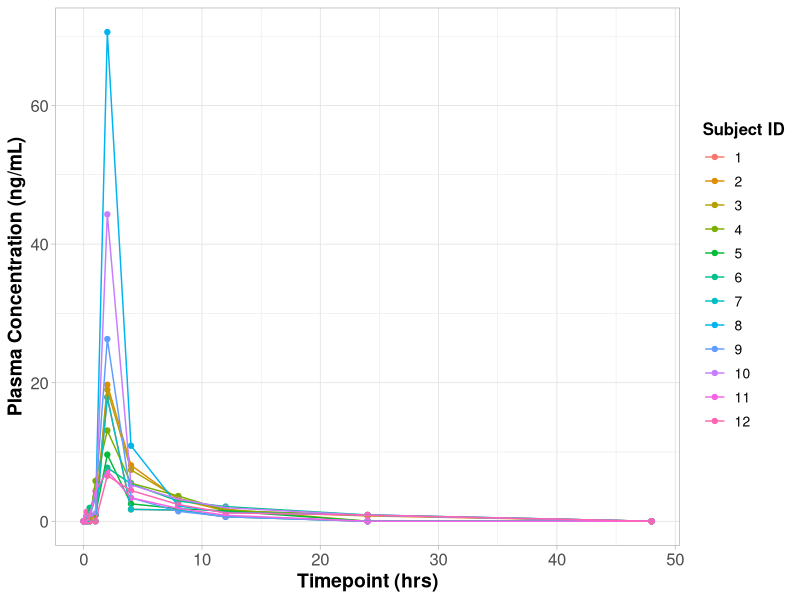
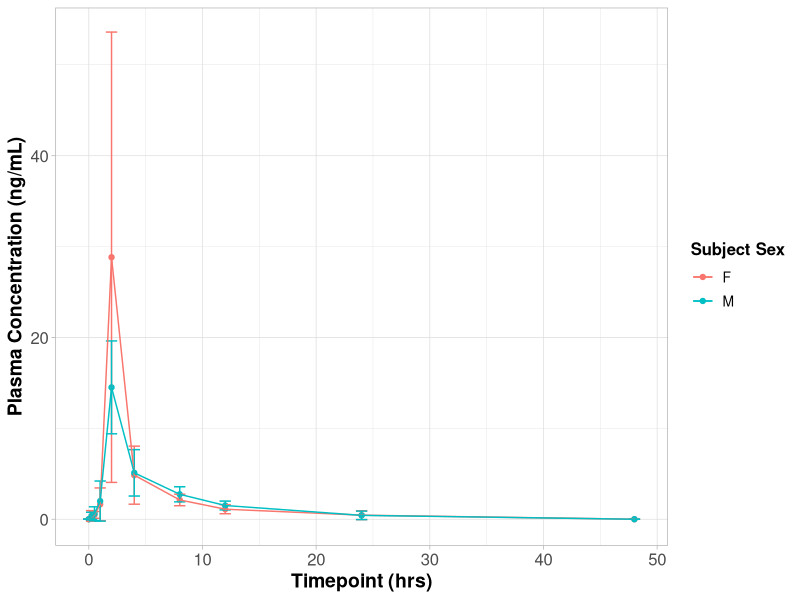
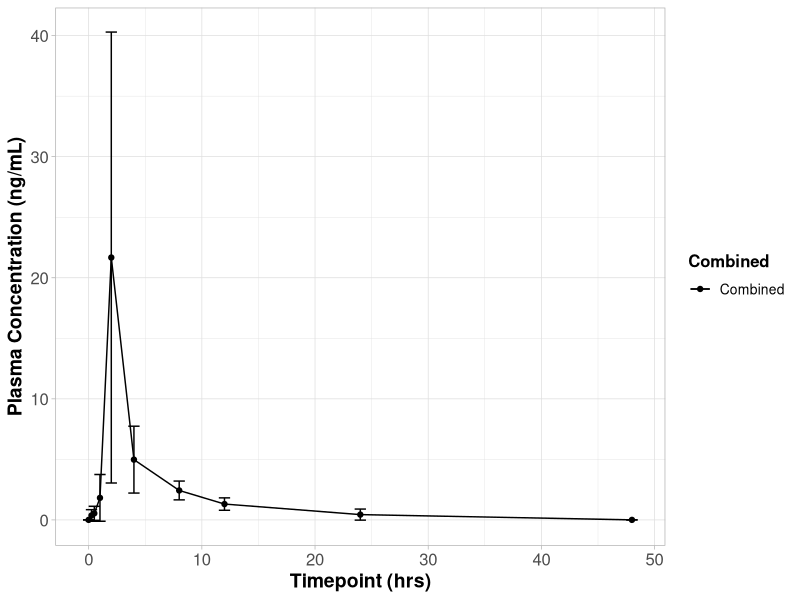
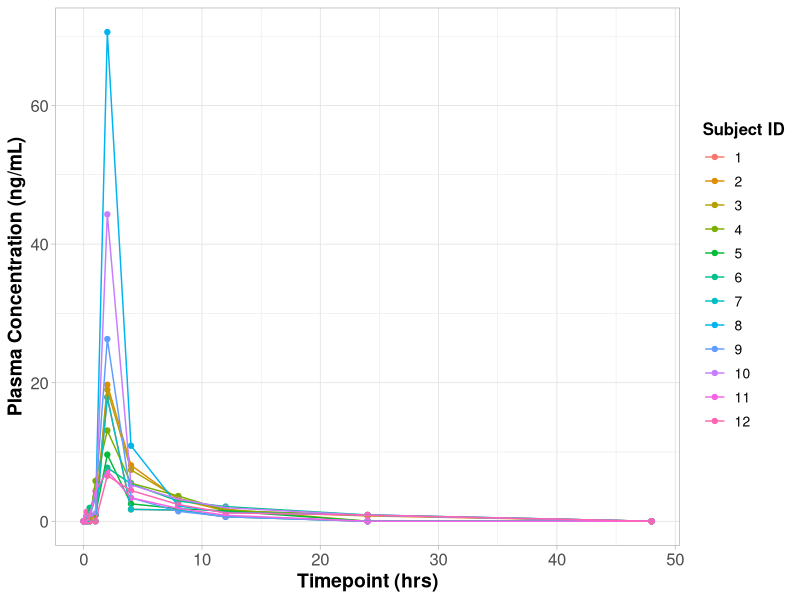
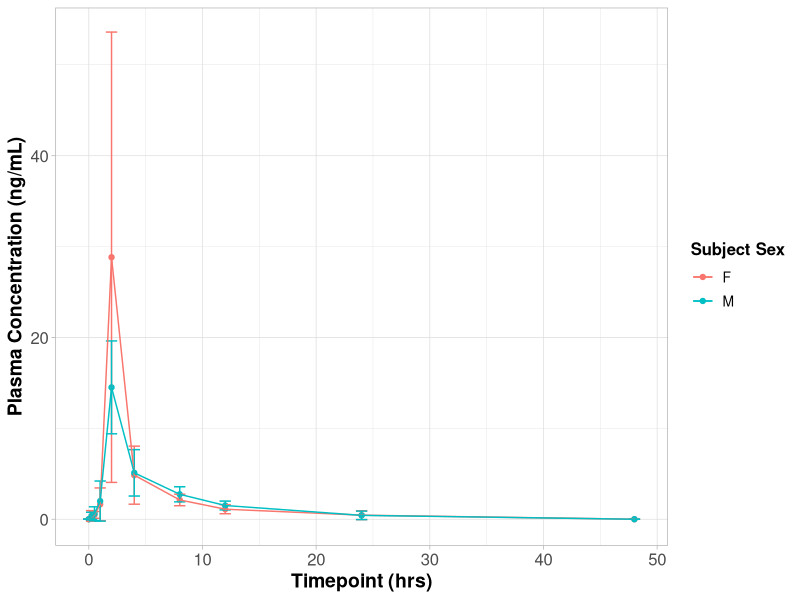
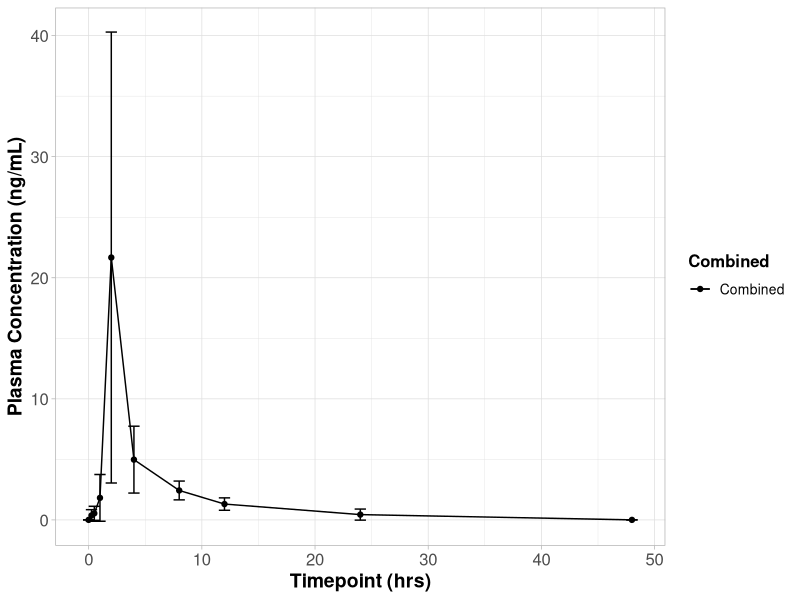

Write the R code that produced these figures, in order.
library(dplyr)
library(ggplot2)

# load data
conc_vs_time_df <- read.csv('grapipriant_conc_vs_time.csv')

# plot individuals
individual_plot <- conc_vs_time_df %>%
  ggplot(aes(x=timepoint, y=plasma_conc_ng)) +
    geom_point(aes(color=factor(subject_id))) +
    geom_line(aes(color=factor(subject_id))) +
    labs(color='Subject ID', x='Timepoint (hrs)', y='Plasma Concentration (ng/mL)') +
    theme_light() +
    theme(axis.text=element_text(size=12),
          axis.title=element_text(size=14,face="bold"),
          legend.title=element_text(size=12,face="bold"),
          legend.text =element_text(size=10)
    )
individual_plot
individual_outpath <- 'grapipriant_conc_vs_time_individuals_7x6.pdf'
ggsave(individual_outpath,
       individual_plot,
       width = 7,
       height = 6
       )

# group by sex
group_by_sex_plot <- conc_vs_time_df %>%
  group_by(sex, timepoint) %>%
  summarize(
    plasma_conc_ng_mean = mean(plasma_conc_ng),
    plasma_conc_ng_sd = sd(plasma_conc_ng)
    ) %>%
    ggplot(aes(x=timepoint, y=plasma_conc_ng_mean)) +
      geom_point(aes(color=sex)) +
      geom_errorbar(aes(
        ymin = plasma_conc_ng_mean-plasma_conc_ng_sd,
        ymax = plasma_conc_ng_mean+plasma_conc_ng_sd,
        color=sex),
        width = 1) +
      geom_line(aes(color=factor(sex))) +
      labs(color='Subject Sex', x='Timepoint (hrs)', y='Plasma Concentration (ng/mL)') +
      theme_light() + 
      theme(axis.text=element_text(size=12),
            axis.title=element_text(size=14,face="bold"),
            legend.title=element_text(size=12,face="bold"),
            legend.text =element_text(size=10)
            )

group_by_sex_plot
group_by_sex_plot_outpath <- 'grapipriant_conc_vs_time_sex_7x6.pdf'
ggsave(group_by_sex_plot_outpath,
       group_by_sex_plot,
       width = 7,
       height = 6
)

# combined group
combined_group_plot <- conc_vs_time_df %>%
  group_by(timepoint) %>%
  summarize(
    plasma_conc_ng_mean = mean(plasma_conc_ng),
    plasma_conc_ng_sd = sd(plasma_conc_ng)
  ) %>%
  mutate(group='Combined') %>%
  ggplot(aes(x=timepoint, y=plasma_conc_ng_mean)) +
  geom_point(aes(color=group)) +
  geom_errorbar(aes(
    ymin = plasma_conc_ng_mean-plasma_conc_ng_sd,
    ymax = plasma_conc_ng_mean+plasma_conc_ng_sd,
    color=group),
    width = 1) +
  geom_line(aes(color=group)) +
  labs(x='Timepoint (hrs)', y='Plasma Concentration (ng/mL)', color='Combined') +
  theme_light() + 
  theme(axis.text=element_text(size=12),
        axis.title=element_text(size=14,face="bold"),
        legend.title=element_text(size=12,face="bold"),
        legend.text =element_text(size=10)
  ) +
  scale_color_manual(values=c("black"))
combined_group_plot

combined_group_plot_outpath <- 'grapipriant_conc_vs_time_combined_7x6.pdf'
ggsave(combined_group_plot_outpath,
       combined_group_plot,
       width = 7,
       height = 6)
